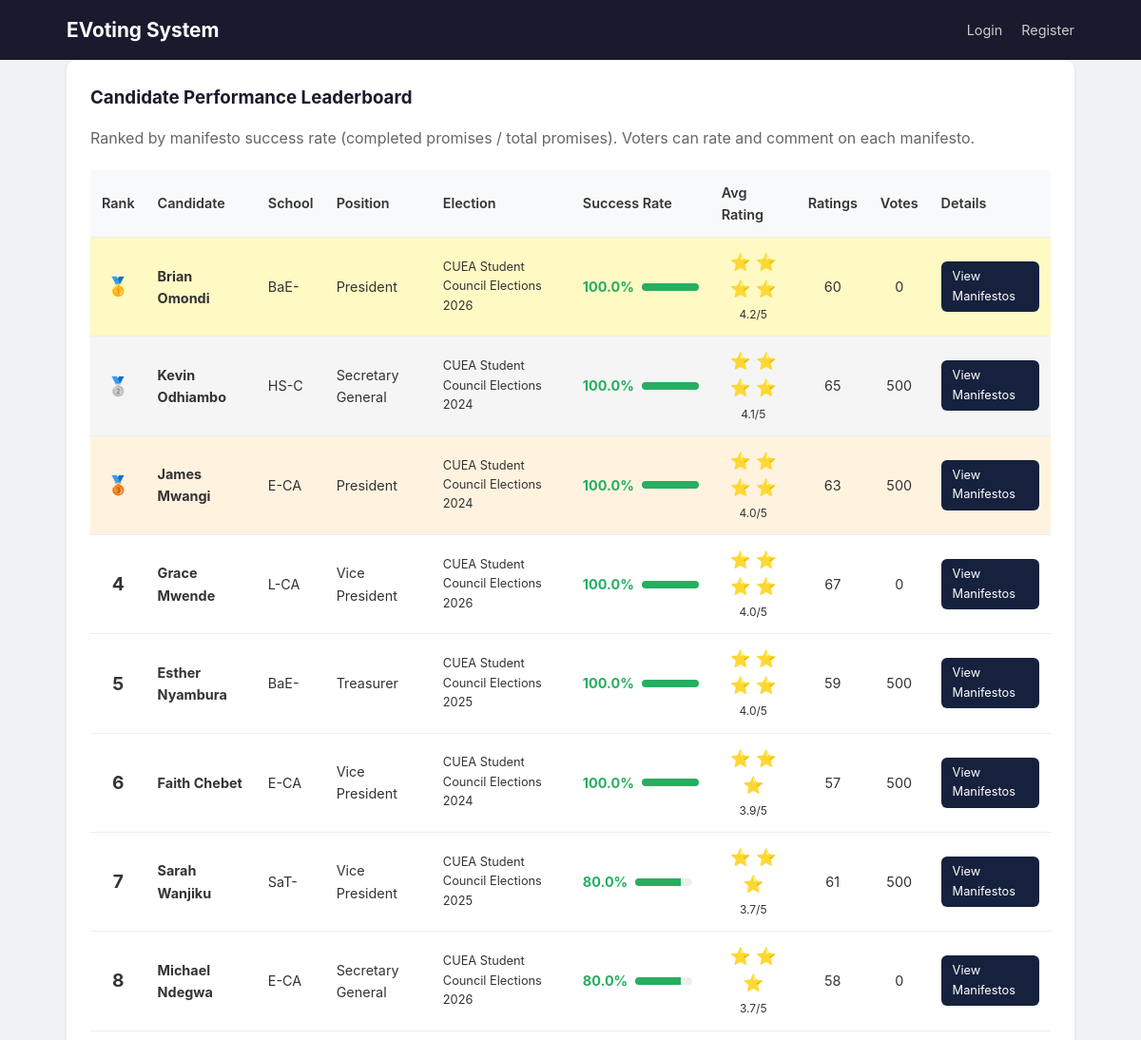
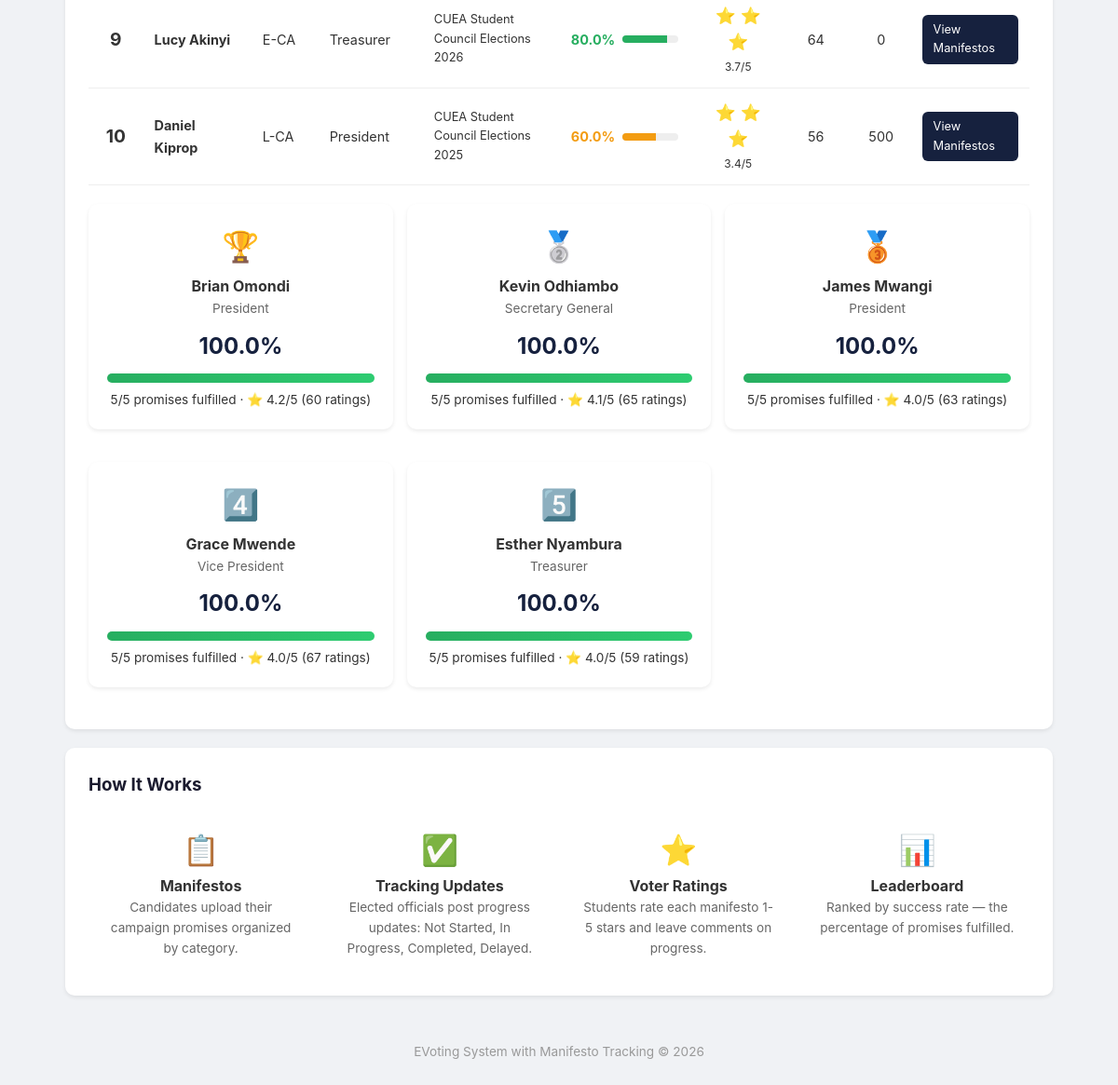
Page /leaderboard/ on the committed database (2 pictures, top to bottom).
### core/models.py (models this page shows, shortened)
class Candidate(models.Model):
    user = models.OneToOneField(User, on_delete=models.CASCADE, related_name='candidate_profile')
    position = models.ForeignKey(Position, on_delete=models.SET_NULL, null=True, related_name='candidates')
    election = models.ForeignKey(Election, on_delete=models.CASCADE, related_name='candidates')
    bio = models.TextField(blank=True)
    photo = models.URLField(blank=True, help_text='URL to candidate photo')
    is_approved = models.BooleanField(default=False)
    created_at = models.DateTimeField(auto_now_add=True)
    class Meta:
        ordering = ['position__order', 'user__username']

class User(AbstractUser):
    ROLE_CHOICES = (
        ('voter', 'Voter'),
        ('candidate', 'Candidate'),
        ('admin', 'Admin'),
    )
    role = models.CharField(max_length=20, choices=ROLE_CHOICES, default='voter')
    is_verified = models.BooleanField(default=False)
    student_id = models.CharField(max_length=50, unique=True, null=True, blank=True)

class Position(models.Model):
    election = models.ForeignKey(Election, on_delete=models.CASCADE, related_name='positions')
    title = models.CharField(max_length=200)
    description = models.TextField(blank=True)
    max_votes = models.IntegerField(default=1)
    order = models.IntegerField(default=0)
    class Meta:
        ordering = ['order']

class Election(models.Model):
    title = models.CharField(max_length=200)
    description = models.TextField(blank=True)
    start_date = models.DateTimeField()
    end_date = models.DateTimeField()
    is_active = models.BooleanField(default=False)
    created_at = models.DateTimeField(auto_now_add=True)
    class Meta:
        ordering = ['-created_at']

### core/views.py (the view)
# urls.py: path('leaderboard/', views.api_leaderboard, name='api_leaderboard'),
def leaderboard(request):
    candidates = Candidate.objects.filter(is_approved=True).select_related('user', 'position', 'election')
    ranking = []
    for c in candidates:
        total_manif = Manifesto.objects.filter(candidate=c).count()
        if total_manif == 0:
            continue
        completed = ManifestoUpdate.objects.filter(
            manifesto__candidate=c, status='completed'
        ).values('manifesto').distinct().count()
        success_rate = round((completed / total_manif) * 100, 1)
        rating_count = ManifestoRating.objects.filter(manifesto__candidate=c).count()
        avg_rating = ManifestoRating.objects.filter(manifesto__candidate=c).aggregate(
            avg=models.Avg('rating')
        )['avg']
        total_votes = Vote.objects.filter(candidate=c).count()
        ranking.append({
            'candidate': c,
            'total_manifestos': total_manif,
            'completed_manifestos': completed,
            'success_rate': success_rate,
            'avg_rating': round(avg_rating, 1) if avg_rating else 0,
            'rating_count': rating_count,
            'total_votes': total_votes,
        })
    ranking.sort(key=lambda x: (x['success_rate'], x['avg_rating']), reverse=True)
    for idx, r in enumerate(ranking, 1):
        r['rank'] = idx
    return render(request, 'core/leaderboard.html', {'ranking': ranking})

### core/templates/core/leaderboard.html (shortened to what this page needs)
{% extends "core/base.html" %}
{% block content %}
<div class="card">
    <h3>Candidate Performance Leaderboard</h3>
    <p class="mb-20" style="color:#666;">Ranked by manifesto success rate (completed promises / total promises). Voters can rate and comment on each manifesto.</p>
    {% if ranking %}
        <table>
            <tr>
                <th>Rank</th>
                <th>Candidate</th>
                <th>School</th>
                <th>Position</th>
                <th>Election</th>
                <th>Success Rate</th>
                <th>Avg Rating</th>
                <th>Ratings</th>
                <th>Votes</th>
                <th>Details</th>
            </tr>
            {% for r in ranking %}
                <tr style="{% if r.rank == 1 %}background: #fff9c4;{% elif r.rank == 2 %}background: #f5f5f5;{% elif r.rank == 3 %}background: #fff3e0;{% endif %}">
                    <td style="font-size:1.2rem; font-weight: bold; text-align: center;">
                        {% if r.rank == 1 %}🥇{% elif r.rank == 2 %}🥈{% elif r.rank == 3 %}🥉{% else %}{{ r.rank }}{% endif %}
                    </td>
                    <td><strong>{{ r.candidate.user.get_full_name|default:r.candidate.user.username }}</strong></td>
                    <td>{{ r.candidate.user.student_id|default:"-"|slice:":4" }}</td>
                    <td>{{ r.candidate.position.title }}</td>
                    <td style="font-size:0.8rem;">{{ r.candidate.election.title|truncatewords:5 }}</td>
                    <td>
                        <div style="display:flex; align-items:center; gap:8px;">
                            <span style="font-weight:bold;
                                {% if r.success_rate >= 70 %}color:#27ae60;
                                {% elif r.success_rate >= 40 %}color:#f39c12;
                                {% else %}color:#e74c3c;{% endif %}">
                                {{ r.success_rate }}%
                            </span>
                            <div style="background:#eee; width:60px; height:8px; border-radius:4px; overflow:hidden;">
                                <div style="height:100%; width:{{ r.success_rate }}%;
                                    {% if r.success_rate >= 70 %}background:#27ae60;
                                    {% elif r.success_rate >= 40 %}background:#f39c12;
                                    {% else %}background:#e74c3c;{% endif %}">
                                </div>
                            </div>
                        </div>
                    </td>
                    <td style="text-align:center;">
                        {% if r.avg_rating > 0 %}
                            <span style="font-size:1.1rem;">
                                {% for i in "12345"|make_list %}
                                    {% if forloop.counter <= r.avg_rating %}⭐{% endif %}
                                {% endfor %}
                            </span>
                            <br><small>{{ r.avg_rating }}/5</small>
                        {% else %}
                            <small style="color:#999;">No ratings</small>
                        {% endif %}
                    </td>
                    <td style="text-align:center;">{{ r.rating_count }}</td>
                    <td style="text-align:center;">{{ r.total_votes }}</td>
                    <td>
                        <a href="{% url 'manifesto_tracking_detail' r.candidate.election.id %}" class="btn btn-sm">View Manifestos</a>
                    </td>
                </tr>
            {% endfor %}
        </table>
        <div class="mt-20" style="display:grid; grid-template-columns: repeat(auto-fill, minmax(280px, 1fr)); gap:15px;">
            {% for r in ranking|slice:":5" %}
                <div class="card" style="text-align:center; padding:20px;">
                    <div style="font-size:2rem; margin-bottom:5px;">
                        {% if r.rank == 1 %}🏆{% elif r.rank == 2 %}🥈{% elif r.rank == 3 %}🥉{% elif r.rank == 4 %}4️⃣{% else %}5️⃣{% endif %}
                    </div>
                    <h4>{{ r.candidate.user.get_full_name|default:r.candidate.user.username }}</h4>
                    <p style="color:#666; font-size:0.85rem;">{{ r.candidate.position.title }}</p>
                    <div style="font-size:1.5rem; font-weight:bold; color:#16213e; margin:10px 0;">{{ r.success_rate }}%</div>
                    <div style="background:#eee; height:10px; border-radius:5px; overflow:hidden;">
                        <div style="height:100%; width:{{ r.success_rate }}%; background: linear-gradient(90deg, #27ae60, #2ecc71);"></div>
                    </div>
                    <p style="margin-top:8px; font-size:0.85rem;">
                        {{ r.completed_manifestos }}/{{ r.total_manifestos }} promises fulfilled
                        {% if r.avg_rating > 0 %} · ⭐ {{ r.avg_rating }}/5 ({{ r.rating_count }} ratings){% endif %}
                    </p>
                </div>
            {% endfor %}
        </div>
    {% else %}
        <p>No candidates with manifestos yet.</p>
    {% endif %}
</div>
<div class="card mt-20">
    <h3>How It Works</h3>
    <div style="display:grid; grid-template-columns: repeat(auto-fill, minmax(200px, 1fr)); gap:15px; margin-top:15px;">
        <div style="text-align:center; padding:15px;">
            <div style="font-size:2rem;">📋</div>
            <h4>Manifestos</h4>
            <p style="font-size:0.85rem; color:#666;">Candidates upload their campaign promises organized by category.</p>
        </div>
        <div style="text-align:center; padding:15px;">
            <div style="font-size:2rem;">✅</div>
            <h4>Tracking Updates</h4>
            <p style="font-size:0.85rem; color:#666;">Elected officials post progress updates: Not Started, In Progress, Completed, Delayed.</p>
        </div>
        <div style="text-align:center; padding:15px;">
            <div style="font-size:2rem;">⭐</div>
            <h4>Voter Ratings</h4>
            <p style="font-size:0.85rem; color:#666;">Students rate each manifesto 1-5 stars and leave comments on progress.</p>
        </div>
        <div style="text-align:center; padding:15px;">
            <div style="font-size:2rem;">📊</div>
            <h4>Leaderboard</h4>
            <p style="font-size:0.85rem; color:#666;">Ranked by success rate — the percentage of promises fulfilled.</p>
        </div>
    </div>
</div>
{% endblock %}

### core/templates/core/base.html (style rules this page uses)
* { margin: 0; padding: 0; box-sizing: border-box; }
body { font-family: -apple-system, BlinkMacSystemFont, 'Segoe UI', Roboto, sans-serif; background: #f0f2f5; color: #333; line-height: 1.6; }
.btn { display: inline-block; padding: 10px 20px; background: #16213e; color: #fff; text-decoration: none; border: none; border-radius: 6px; cursor: pointer; font-size: 0.9rem; }
.btn-sm { padding: 6px 12px; font-size: 0.8rem; }
.card { background: #fff; border-radius: 10px; padding: 25px; margin-bottom: 20px; box-shadow: 0 2px 4px rgba(0,0,0,0.08); }
.card h3 { margin-bottom: 15px; color: #1a1a2e; }
table { width: 100%; border-collapse: collapse; }
table th, table td { padding: 12px; text-align: left; border-bottom: 1px solid #eee; font-size: 0.9rem; }
table th { background: #f8f9fa; font-weight: 600; }
.mt-20 { margin-top: 20px; }
.mb-20 { margin-bottom: 20px; }

### rows in the picture
Candidate: candidate.user.get_full_name "Brian Omondi", candidate.user.student_id "BaE-", candidate.position "President", candidate.election "CUEA Student Council Elections 2026", success_rate "100.0", avg_rating "4.2", rating_count "60", total_votes "0", completed_manifestos "5", total_manifestos "5"
Candidate: candidate.user.get_full_name "Kevin Odhiambo", candidate.user.student_id "HS-C", candidate.position "Secretary General", candidate.election "CUEA Student Council Elections 2024", success_rate "100.0", avg_rating "4.1", rating_count "65", total_votes "500", completed_manifestos "5", total_manifestos "5"
Candidate: candidate.user.get_full_name "James Mwangi", candidate.user.student_id "E-CA", candidate.position "President", candidate.election "CUEA Student Council Elections 2024", success_rate "100.0", avg_rating "4.0", rating_count "63", total_votes "500", completed_manifestos "5", total_manifestos "5"
Candidate: rank "4", candidate.user.get_full_name "Grace Mwende", candidate.user.student_id "L-CA", candidate.position "Vice President", candidate.election "CUEA Student Council Elections 2026", success_rate "100.0", avg_rating "4.0", rating_count "67", total_votes "0", shows "4️⃣", completed_manifestos "5", total_manifestos "5"
Candidate: rank "5", candidate.user.get_full_name "Esther Nyambura", candidate.user.student_id "BaE-", candidate.position "Treasurer", candidate.election "CUEA Student Council Elections 2025", success_rate "100.0", avg_rating "4.0", rating_count "59", total_votes "500", shows "5️⃣", completed_manifestos "5", total_manifestos "5"
Candidate: rank "6", candidate.user.get_full_name "Faith Chebet", candidate.user.student_id "E-CA", candidate.position "Vice President", candidate.election "CUEA Student Council Elections 2024", success_rate "100.0", avg_rating "3.9", rating_count "57", total_votes "500"
Candidate: rank "7", candidate.user.get_full_name "Sarah Wanjiku", candidate.user.student_id "SaT-", candidate.position "Vice President", candidate.election "CUEA Student Council Elections 2025", success_rate "80.0", avg_rating "3.7", rating_count "61", total_votes "500"
Candidate: rank "8", candidate.user.get_full_name "Michael Ndegwa", candidate.user.student_id "E-CA", candidate.position "Secretary General", candidate.election "CUEA Student Council Elections 2026", success_rate "80.0", avg_rating "3.7", rating_count "58", total_votes "0"
Candidate: rank "9", candidate.user.get_full_name "Lucy Akinyi", candidate.user.student_id "E-CA", candidate.position "Treasurer", candidate.election "CUEA Student Council Elections 2026", success_rate "80.0", avg_rating "3.7", rating_count "64", total_votes "0"
Candidate: rank "10", candidate.user.get_full_name "Daniel Kiprop", candidate.user.student_id "L-CA", candidate.position "President", candidate.election "CUEA Student Council Elections 2025", success_rate "60.0", avg_rating "3.4", rating_count "56", total_votes "500"
